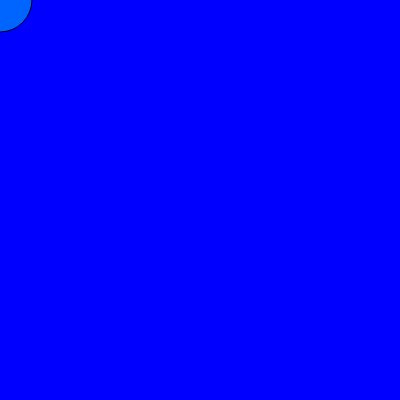
Frame 1 (no input)
Frame 60 (no input): identical to frame 1, image omitted
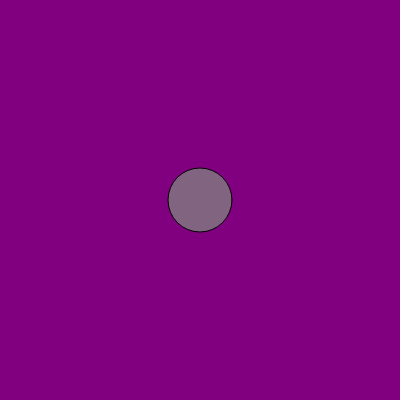
Frame 120 (the mouse pressed at the canvas centre since frame 60)

The p5.js sketch that drew these frames (run headless with seeded random() and noise() and a simulated clock; from frame 60 on, the mouse is pressed at the canvas centre):

// p5.js sketch
// ── sketch.js
var r =  0

function setup() {
  createCanvas(400, 400);
}

function draw() {
  r = map(mouseX,0,400,0,255);
  b = map(mouseX,0,400,255,0);
  background(r, 0, b);
  //ELLIPSE
  fill(r, 100, b);
  ellipse(mouseX,mouseY,64,64);
}
